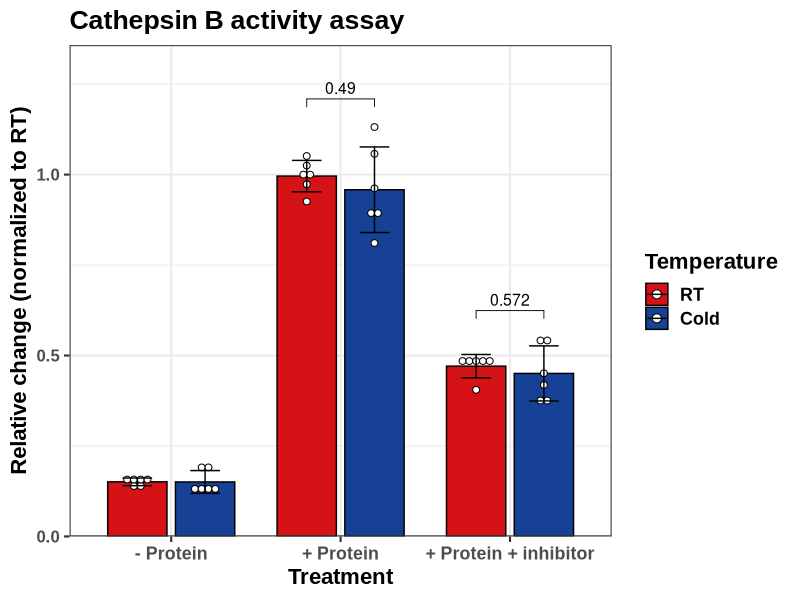
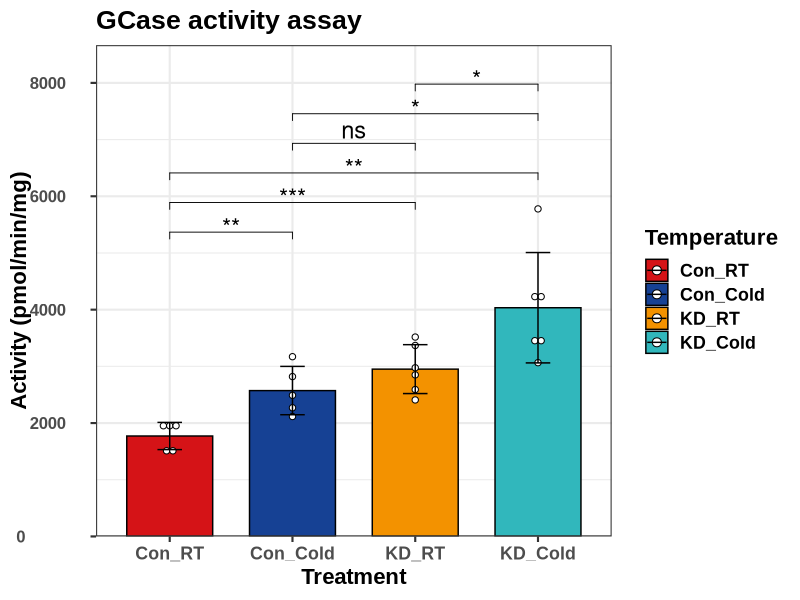

Reproduce these figures in R, in order. (Note: this script raises an error after producing the figures.)
## ---- chunk 1
if(!require(tidyverse)){install.packages("tidyverse")}
if(!require(readxl)){install.packages("readxl")}
if(!require(ggpubr)){install.packages("ggpubr")}
if(!require(Cairo)){install.packages("Cairo")}
if(!require(rstatix)){install.packages("rstatix")}
if(!require(ggsci)){install.packages("ggsci")} 
pal_33 <- c("#D51317", "#164194")
pal_45 <- c("#D51317", "#164194", "#F39200FF", "#31B7BCFF")
## ---- chunk 2
mdat <- read_csv("data/CathB/Exp30/2022_0201_CathB_Exp30_r.csv")

mdat$Group <- factor(mdat$Group, 
                     levels = c("RT", "Cold")
                     )
mdat$Treatment <- factor(mdat$Treatment,
                         levels = c("no_prot", "prot",
                                     "prot+E64D")
                         )

p0 <- ggbarplot(mdat, x = "Treatment", y = "Norm_final", 
                add = c("mean_sd", "dotplot"), 
                color = "Group", fill = "Group", 
                add.params = list(width = 0.35, 
                                  binwidth = .15*min(mdat$Norm_final, na.rm = T)
                                  ),
                position = position_dodge(0.8),
                size = 0.5) +
      scale_y_continuous(limits = c(0.00, 1.2*max(mdat$Norm_final, na.rm = T)
                                    ),
                         expand = c(0,0)
                         ) +
      scale_x_discrete(labels = c("- Protein",
                                  "+ Protein",
                                  "+ Protein + inhibitor")
                       )

p1 <- ggpar(p0, palette = pal_33, legend = "top", legend.title = "Temperature", 
            title = "Cathepsin B activity assay",  
            xlab = "Treatment", ylab = "Relative change (normalized to RT)") +
        theme_bw(base_size = 16, base_family = 'Arial') +
        theme(text = element_text(colour = 'black', 
                                  family = "Arial", 
                                  size = 16, 
                                  face = "bold"),
              axis.text.y = element_text(size = 12, hjust = -0.5)
              )

stat.test <- mdat |>
  group_by(Treatment) |>
  na.omit() |>
  t_test(Norm_final ~ Group) |>
  adjust_pvalue(method = "none") |>
  add_significance("p")

stat.test$p.adj.signif <- stat.test$p.signif
stat.test <- stat.test |>
  na.omit() |>
  add_xy_position(fun = "max", "Treatment", dodge = 0.8) 

p2 <- p1 + stat_pvalue_manual(
  stat.test, label = "p", 
  tip.length = 0.02, size = 4,
  hide.ns = F) +
  scale_color_manual(values = c("black", "black"))

CairoPDF(file = "output/Fig2/Fig2B_CathepsinB.pdf", height = 10, width = 12)
  print(p2)
dev.off()
## ---- chunk 3
mdat <- read_xlsx("data/Exp45/2023_0324_Exp45_GCase_assay.xlsx", sheet = "Final")

mdat$Treatment <- paste0(mdat$Genotype, "_", mdat$Temp)

mdat$Treatment <- factor(mdat$Treatment, levels = c("Con_RT", "Con_Cold",
                                                    "KD_RT", "KD_Cold"
                                                    )
                         )
GCase <- mdat # save for correlation 

p0 <- ggbarplot(mdat, x = "Treatment", y = "Activity_uU_mg", 
                add = c("mean_sd", "dotplot"), 
                color = "Treatment", fill = "Treatment", 
                add.params = list(width = 0.20, 
                                  binwidth = 0.075*min(mdat$Activity_uU_mg, na.rm = T)
                                  ),
                position = position_dodge(0.8),
                size = 0.5) +
      scale_y_continuous(limits = c(0.00, 1.5*max(mdat$Activity_uU_mg, na.rm = T)
                                    ),
                         expand = c(0,0)
                         )

p1 <- ggpar(p0, palette = pal_45, legend = "top", legend.title = "Temperature", 
            title = "GCase activity assay",  
            xlab = "Treatment", ylab = "Activity (pmol/min/mg)") +
        theme_bw(base_size = 16, base_family = 'Arial') +
        theme(text = element_text(colour = 'black', 
                                  family = "Arial", 
                                  size = 16, 
                                  face = "bold"),
              axis.text.y = element_text(size = 12, hjust = -0.5)
              )

stat.test <- mdat |>
  na.omit() |>
  t_test(Activity_uU_mg ~ Treatment) |>
  adjust_pvalue(method = "none") |>
  add_significance("p")

stat.test$p.adj.signif <- stat.test$p.signif
stat.test <- stat.test |>
  na.omit() |>
  add_xy_position(fun = "mean_sd", dodge = 0.8) 

p2 <- p1 + stat_pvalue_manual(
  stat.test, label = "p.signif",
  step.increase = 0.015,
  bracket.nudge.y = 0,
  tip.length = 0.02, size = 6,
  hide.ns = F) +
  scale_color_manual(values = c("black", "black",
                                "black", "black")
                     )

CairoPDF(file = "output/Fig4/SFig4F_Exp45_GCase.pdf", height = 10, width = 12)
  print(p2)
dev.off()
## ---- chunk 4
# Load in lipid data using separate script and pull key variables
names(lipids)[1] <- "Sample"
mdat <- merge(GCase, lipids, by = "Sample")

# Plot Cer and GCase first
mdat1 <- mdat |> filter(Subclass == "Total Cer")

p0 <- ggscatter(mdat1,                        
                x = "nmol_g", 
                y = "Activity_uU_mg",
                add = "reg.line", 
                add.params = list(color = "black", 
                                  fill = "lightgray"),
                conf.int = T,     
                palette = pal_45,   
                color = "Treatment") +                         
  stat_cor(method = "spearman",
          #label.x = min(mdat1$nmol_g),               
          p.accuracy = 0.001, r.accuracy = 0.01
          ) +   
  xlab("Total ceramides (nmol/g)") +                
  ylab("GCase activity (pmol/min/mg)") +                     
  ggtitle("Liver data") +   
  theme_bw() +                                       
  theme(legend.position = "right",                        
        text = element_text(size = 16, 
                            family = "Arial"),
        axis.line = element_line(colour = "black")
        )
p0

CairoPDF(file = "output/Fig4/Fig4F_GCase_Cer_corr.pdf",
         height = 8, width = 8)
  print(p0)
dev.off()


# Plot HexCer and GCase 
mdat1 <- mdat |> filter(Subclass == "Total HexCer")

p0 <- ggscatter(mdat1,                        
                x = "nmol_g", 
                y = "Activity_uU_mg",
                add = "reg.line", 
                add.params = list(color = "black", fill = "lightgray"),
                conf.int = T,     
                palette = pal_45,   
                color = "Treatment") +                         
  stat_cor(method = "spearman",
          label.x = min(mdat1$nmol_g),               
          p.accuracy = 0.001, r.accuracy = 0.01
          ) +   
  xlab("Total HexCer (nmol/g)") +                
  ylab("GCase activity (pmol/min/mg)") +                     
  ggtitle("Liver data") +   
  theme_bw() +                                       
  theme(legend.position = "right",                        
        text = element_text(size = 16, 
                            family = "Arial"),
        axis.line = element_line(colour = "black")
        )
p0
